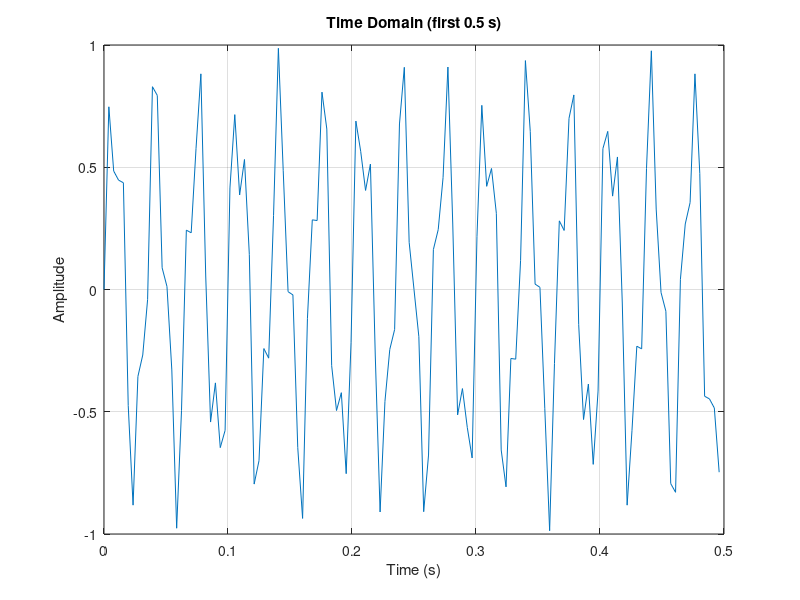
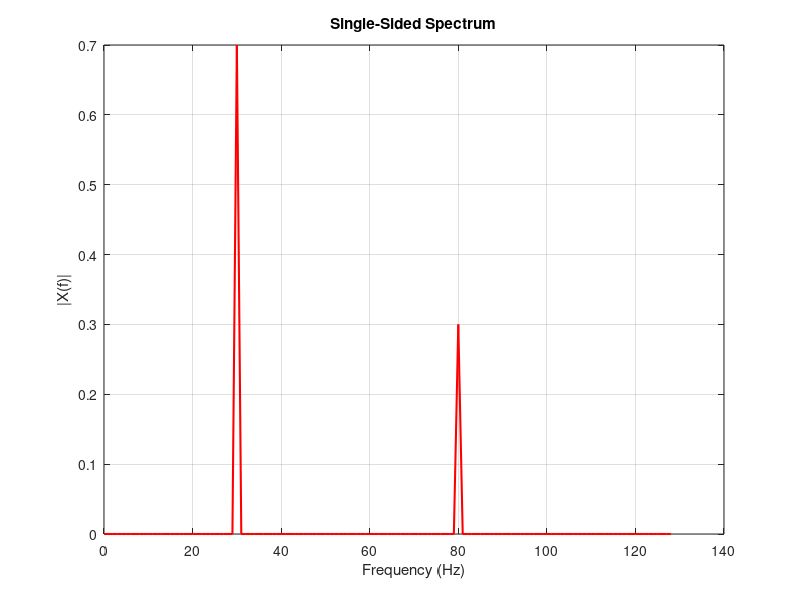

Here is the MATLAB script that generated these plots, in order:
% FFT Spectrum — Frequency content of a signal
% Build a signal from two sine waves and reveal them with fft.
clear
close all

Fs = 256;
t = 0:1/Fs:1-1/Fs;
N = length(t);

% 30 Hz + 80 Hz
x = 0.7*sin(2*pi*30*t) + 0.3*sin(2*pi*80*t);

X = fft(x);
mag = abs(X(1:N/2+1)) / N;
mag(2:end-1) = 2 * mag(2:end-1);
f = (0:N/2) * Fs / N;

figure(1)
plot(t(1:128), x(1:128))
title('Time Domain (first 0.5 s)')
xlabel('Time (s)')
ylabel('Amplitude')
grid on

figure(2)
plot(f, mag, 'r-', 'LineWidth', 1.5)
title('Single-Sided Spectrum')
xlabel('Frequency (Hz)')
ylabel('|X(f)|')
grid on
